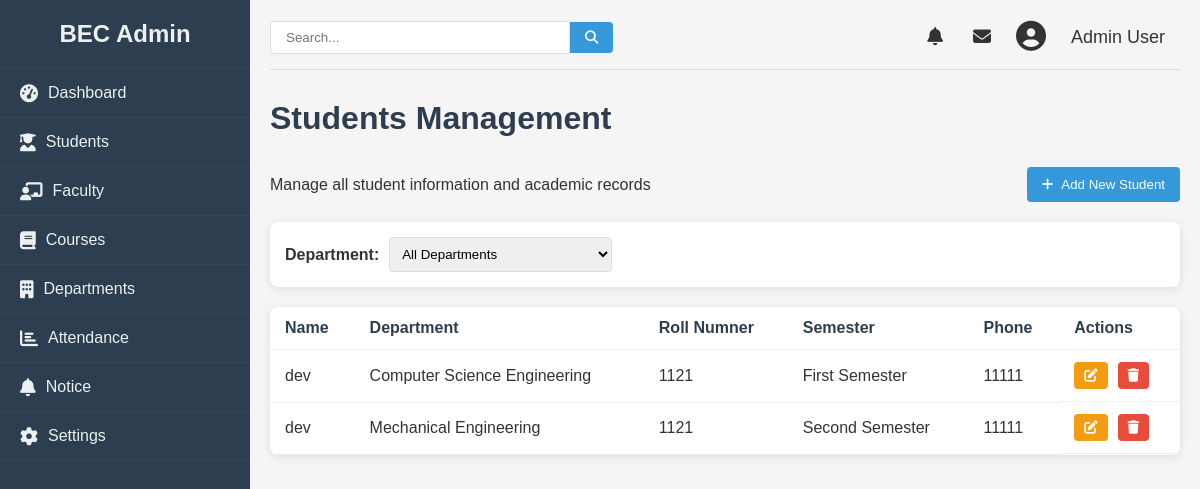
The app's page /admin/student (signed in), older data.
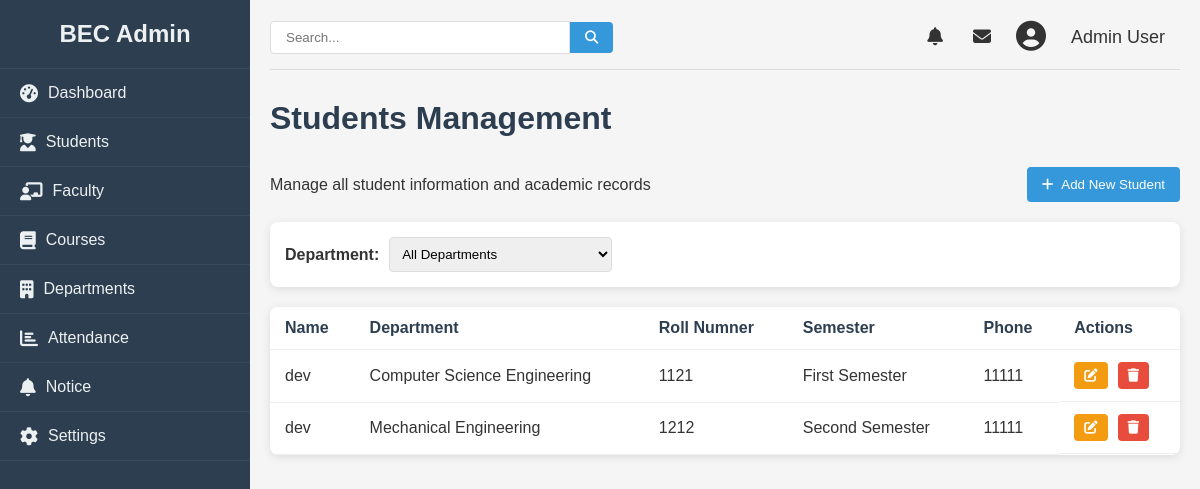
The same page, newer data.
### college/model.py (models this page shows, shortened)
class Student(db.Model):
    id = db.Column(db.Integer, primary_key=True)
    name = db.Column(db.String(100), nullable=False)
    roll = db.Column(db.Integer, nullable=False)
    email = db.Column(db.String(100), nullable=False)
    phone = db.Column(db.Integer, nullable=False)
    semester = db.Column(db.Integer, nullable=False)
    dob = db.Column(db.Date, nullable=False)
    gender = db.Column(db.String, nullable=False)
    department = db.Column(db.String, nullable=False)
    address = db.Column(db.String, nullable=False)

### college/admin/adminroute.py (the view)
@app.route("/admin/student", methods = ["GET", "POST"])
def stdn():
    logged = 'user_id' in session
    if logged:
        users = Student.query.all()
        return render_template("student.html", students= users, departments= dep)
    else:
        return redirect(url_for("login"))

### college/admin/templates/student.html (shortened to what the changed rows need)
{% from "macro/cmsnav.html" import cmsnav%}
{%extends "admbase.html"%}
{%block head%}
<link rel="stylesheet" href="{{url_for('static', filename='css/styles.css')}}">
<link rel="stylesheet" href="https://cdnjs.cloudflare.com/ajax/libs/font-awesome/6.4.0/css/all.min.css">
{%endblock%}
{%block content%}
<div class="container" w-tid="21">
    {{cmsnav()}}
    <main class="main-content" w-tid="111">
        <div id="dashboard-page" class="content-section" w-tid="139">
            <div class="dashboard" w-tid="141">
                <h1 w-tid="357">Students Management</h1>
                <div class="students-table" w-tid="415">
                    <table w-tid="417">
                        <thead w-tid="419">
                            <tr w-tid="421">
                                <th w-tid="425">Name</th>
                                <th w-tid="427">Department</th>
                                <th w-tid="425">Roll Numner</th>
                                <th w-tid="429">Semester</th>
                                <th w-tid="433">Phone</th>
                                <th w-tid="437">Actions</th>
                            </tr>
                        </thead>
                        <tbody w-tid="439">
                            {%for student in students%}
                            <tr w-tid="441">
                                <td w-tid="445">{{student.name}}</td>
                                <td w-tid="447">{{student.department}}</td>
                                <td w-tid="449">{{student.roll}}</td>
                                <td w-tid="451">{{student.semester}}</td>
                                <td w-tid="453">{{student.phone}}</td>
                                <td class="action-cell" w-tid="459">
                                    <button class="action-btn edit-btn" w-tid="465">
                                        <a href="/admin/update/student/{{student.id}}">
                                            <i class="fas fa-edit" w-tid="467"></i>
                                        </a>
                                    </button>
                                    <button class="action-btn delete-btn" w-tid="469">
                                        <a href="/admin/student/delete/{{student.id}}"><i class="fas fa-trash" w-tid="723"></i></a>
                                        </button>
                                </td>
                            </tr>
                            {%endfor%}
                        </tbody>
                    </table>
                </div>
            </div>
        </div>
    </main>
</div>
{%endblock%}

Row changes from the older to the newer data that the page shows:
changed Student "Mechanical Engineering": roll "1121" → "1212"
